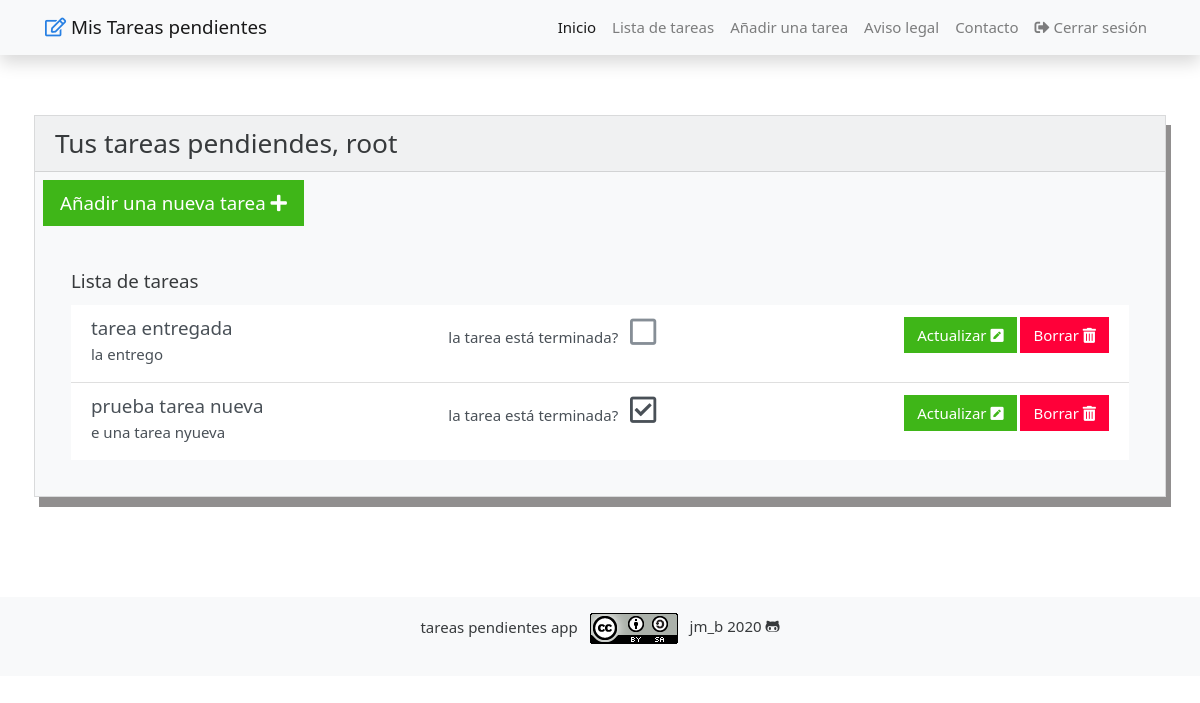
The app's page /tareas/lista/ (signed in) with its own data.
### tareas/models.py (models this page shows, shortened)
class Usuario(AbstractUser):
    usuario_id = models.AutoField(primary_key=True)

class Tareas(models.Model):
    objects = None
    nombre = models.CharField(max_length=100)
    descripcion = models.TextField(max_length=300)
    terminado = models.BooleanField(default=False, null=True)
    f_creado = models.DateField(auto_now_add=False, auto_now=False, blank=True, null=True)
    f_entregado = models.DateField(auto_now_add=False, auto_now=False, blank=True, null=True)
    f_final = models.DateField(auto_now_add=False, auto_now=False, blank=True, null=True)
    tipo_tarea = models.ManyToManyField(TipoTarea, help_text="escoger un tipo de tarea")
    asignatura = models.ManyToManyField(Asignatura, help_text="escoger una asignatura")
    usuario = models.ForeignKey(settings.AUTH_USER_MODEL, on_delete=models.SET_DEFAULT, default=0)

### tareas/views.py (the view)
# urls.py: path('lista/', views.lista_tareas, name='lista_tareas'),
@login_required(login_url='login')
def lista_tareas(request):
    form = TaskForm()
    usuario = request.user
    _tareas = Tareas.objects.filter(usuario_id=usuario.usuario_id)
    return render(request, "tareas.html",  {"task_form": form, "tareas": _tareas})

### tareas/templates/tareas.html (shortened to what this page needs)
{% extends 'base.html' %}
{% block navbar %}
  {% include 'partials/navbar.html' %}
{% endblock navbar %}
{% block content %}
{% if tareas %}
  <div class="card mb-5 bg-light">
    <h3 class="card-header">Tus tareas pendiendes, {{request.user.username}}</h3>
    <span class="m-2 ">
      <a  href="{% url 'add_tarea' %}" class="btn btn-lg btn-success text-left" type="button">
        Añadir una nueva tarea
        <i class="fas fa-plus"></i>
      </a>
    </span>
    <div class="card-body m-3">
      <h5 class="card-title">Lista de tareas</h5>
      <ul class="list-group list-group-flush">
      {% for t in tareas %}
        <li class="list-group-item list-group-item-action">
          <div class="row">
            <div class="col-sm-4 ">
              <h5 class="mb-1">{{t.nombre}}</h5>
              <p class="mb-1">{{t.descripcion}}</p>
            </div>
            <div class="col-sm-4">
                 <span class="form-check-label mx-2">la tarea está terminada?</span>
                {% if t.terminado %}
                  <i class="far fa-check-square"  style="font-size: 2em; color: #212529B;"></i>
                {% else %}
                  <i class="far fa-square"  style="font-size: 2em; color: #868e96;"></i>
            </div>
            <div class="col-sm-4">
              <div class="float-right">
                <a href="{% url 'update_tarea' t.id %}" class="btn btn-success">
                  Actualizar
                  <i class="fas fa-pen-square"></i>
                </a>
                <a href="{% url 'delete_tarea' t.id %}" class="btn btn-danger">
                  Borrar
                  <i class="fas fa-trash-alt"></i>
                </a>
              </div>
            </div>
          </div>
        </li>
      </ul>
    </div>
  </div>
{% endblock content %}
{% block footer %}
  {% include 'partials/footer.html' %}
{% endblock footer %}

### tareas/static/css/all.css (style rules this page uses)
.fa,.fab,.fal,.far,.fas { -moz-osx-font-smoothing:grayscale;-webkit-font-smoothing:antialiased;display:inline-block;font-style:normal;font-variant:normal;text-rendering:auto;line-height:1 }
.fa-check-square:before { content:"\f14a" }
.fa-pen-square:before { content:"\f14b" }
.fa-plus:before { content:"\f067" }
.fa-square:before { content:"\f0c8" }
.fa-trash-alt:before { content:"\f2ed" }
.far { font-weight:400 }
.fa,.far,.fas { font-family:"Font Awesome 5 Free" }
.fa,.fas { font-weight:900 }

### tareas/static/css/style.css (style rules this page uses)
body, html { margin: 0; padding: 0; height: 100%; }
body { background: url("/static/image/desk_4.jpg") no-repeat center center fixed; -webkit-background-size: cover; -moz-background-size: cover; background-size: cover; -o-background-size: cover; }
.card { box-shadow: 5px 10px #535050a3; }
@media (min-width: 576px) { .card { margin: 1rem. } }

### records on screen
Usuario: user.username "root"
Tareas: nombre "tarea entregada", descripcion "la entrego", terminado False (drawn)
Tareas: nombre "prueba tarea nueva", descripcion "e una tarea nyueva", terminado True (drawn)
